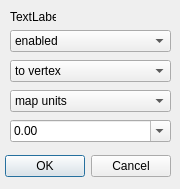
<?xml version="1.0" encoding="UTF-8"?>
<ui version="4.0">
 <class>snappingDialog</class>
 <widget class="QDialog" name="snappingDialog">
  <property name="geometry">
   <rect>
    <x>0</x>
    <y>0</y>
    <width>180</width>
    <height>189</height>
   </rect>
  </property>
  <property name="windowTitle">
   <string>autoSaver</string>
  </property>
  <widget class="QDialogButtonBox" name="buttonOkNo">
   <property name="geometry">
    <rect>
     <x>0</x>
     <y>150</y>
     <width>171</width>
     <height>32</height>
    </rect>
   </property>
   <property name="orientation">
    <enum>Qt::Horizontal</enum>
   </property>
   <property name="standardButtons">
    <set>QDialogButtonBox::Cancel|QDialogButtonBox::Ok</set>
   </property>
  </widget>
  <widget class="QLabel" name="label">
   <property name="geometry">
    <rect>
     <x>10</x>
     <y>10</y>
     <width>46</width>
     <height>13</height>
    </rect>
   </property>
   <property name="text">
    <string>TextLabel</string>
   </property>
  </widget>
  <widget class="QComboBox" name="snapStateCombo">
   <property name="geometry">
    <rect>
     <x>10</x>
     <y>30</y>
     <width>161</width>
     <height>22</height>
    </rect>
   </property>
   <item>
    <property name="text">
     <string>enabled</string>
    </property>
   </item>
   <item>
    <property name="text">
     <string>disabled</string>
    </property>
   </item>
  </widget>
  <widget class="QComboBox" name="snapModeCombo">
   <property name="geometry">
    <rect>
     <x>10</x>
     <y>60</y>
     <width>161</width>
     <height>22</height>
    </rect>
   </property>
   <item>
    <property name="text">
     <string>to vertex</string>
    </property>
   </item>
   <item>
    <property name="text">
     <string>to segment</string>
    </property>
   </item>
   <item>
    <property name="text">
     <string>to vertex and segment</string>
    </property>
   </item>
  </widget>
  <widget class="QComboBox" name="snapUnitsCombo">
   <property name="geometry">
    <rect>
     <x>10</x>
     <y>90</y>
     <width>161</width>
     <height>22</height>
    </rect>
   </property>
   <item>
    <property name="text">
     <string>map units</string>
    </property>
   </item>
   <item>
    <property name="text">
     <string>pixels</string>
    </property>
   </item>
  </widget>
  <widget class="QComboBox" name="toleranceCombo">
   <property name="geometry">
    <rect>
     <x>10</x>
     <y>120</y>
     <width>161</width>
     <height>22</height>
    </rect>
   </property>
   <property name="editable">
    <bool>true</bool>
   </property>
   <item>
    <property name="text">
     <string>0.00</string>
    </property>
   </item>
   <item>
    <property name="text">
     <string>2.50</string>
    </property>
   </item>
   <item>
    <property name="text">
     <string>5.00</string>
    </property>
   </item>
   <item>
    <property name="text">
     <string>10.0</string>
    </property>
   </item>
   <item>
    <property name="text">
     <string>20.0</string>
    </property>
   </item>
   <item>
    <property name="text">
     <string>50.0</string>
    </property>
   </item>
  </widget>
 </widget>
 <resources/>
 <connections/>
</ui>
